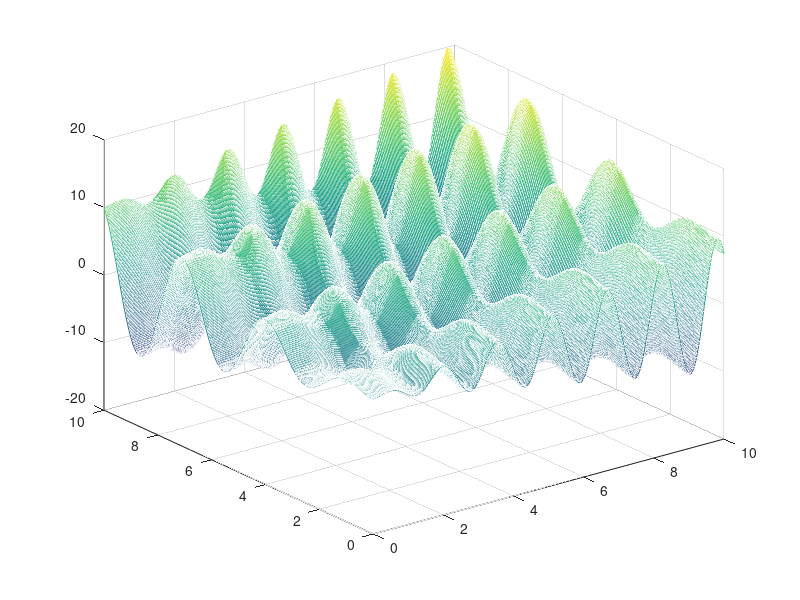

Write MATLAB code to recreate this figure.
% 求f(x, y)的極小值和[x, y]座標值

%Function plots of a 3-dimensional optimization problem
x = 0 : 0.02 : 10; % 0 - 10, 間隔0.02
y = 0 : 0.02 : 10;
[X, Y] = meshgrid(x, y);
Z = X.*sin(4*X) + 1.1*Y.*sin(2*Y); %
figure(1);
mesh(X, Y, Z);
disp('==>ex1 execution complete!')
